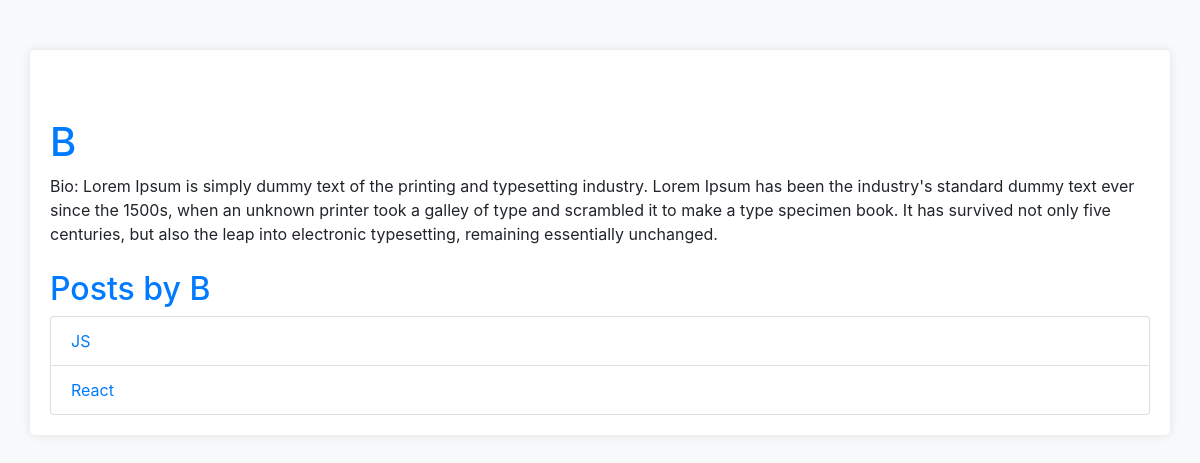
Screenshot of /authors/2 with the database file from the repository.
### blog/models.py (models this page shows, shortened)
class Author(models.Model):
    name = models.CharField(max_length=100)
    bio = models.TextField()

class Post(models.Model):
    title = models.CharField(max_length=200)
    content = models.TextField()
    pub_date = models.DateTimeField(auto_now_add=True)
    author = models.ForeignKey(Author, on_delete=models.CASCADE)

### blog/views.py (the view)
# urls.py: path('authors/<int:pk>', AuthorDetailView.as_view(), name='author-detail'),
class AuthorDetailView(DetailView):
    model = Author
    template_name = 'author_detail.html'

### blog/templates/author_detail.html (shortened to what this page needs)
{% extends 'base.html' %}
{% load static %}
{% block content %}
<h1 class="mt-5">{{ object.name }}</h1>
<p>Bio: {{ object.bio }}</p>
<h2 class="mt-4">Posts by {{ object.name }}</h2>
<ul class="list-group">
    {% for post in object.post_set.all %}
        <li class="list-group-item"><a href="{% url 'post-detail' post.id %}">{{ post.title }}</a></li>
    {% endfor %}
</ul>
{% endblock %}

### blog/static/css/style.css (style rules this page uses)
body { background-color: #f8f9fa; }
h1, h2 { color: #007bff; }
.list-group-item { cursor: pointer; }

### rows the page displays
Author: name "B", bio "Lorem Ipsum is simply dummy text of the printing and typesetting industry. Lorem Ipsum has been the industry's standard dummy text ever since the 1500s, when an unknown printer took a galley of type and scrambled it to make a type specimen book. It has survived not only five centuries, but also the leap into electronic typesetting, remaining essentially unchanged."
Post: title "JS"
Post: title "React"
